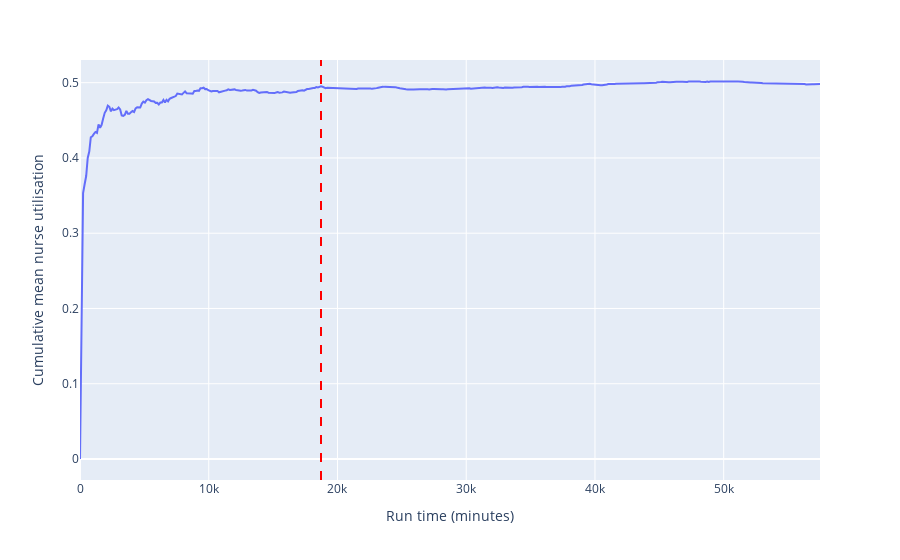
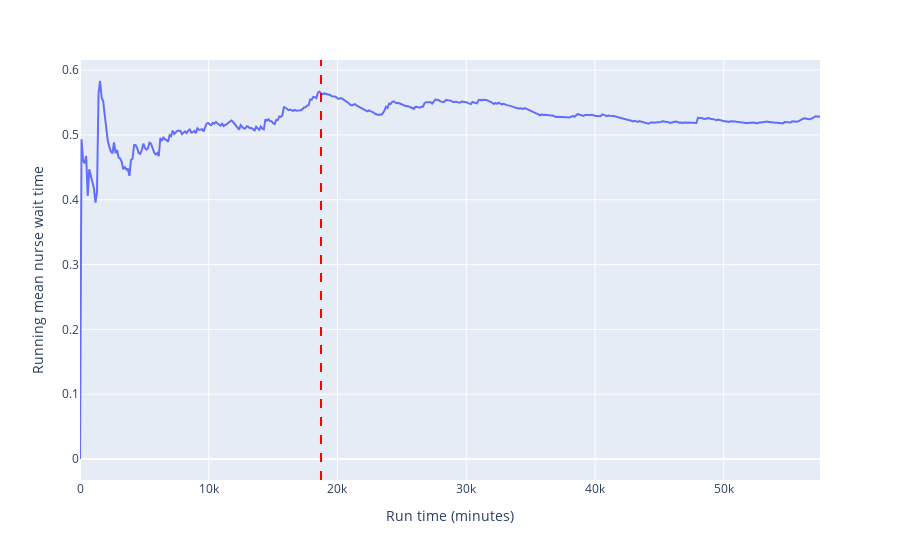

Notebook code for these charts, in order:
### Markdown cell above
However, it is important to look far ahead - so we run it for more days, and find actually a later warm-up is more appropriate.

### Code cell
time_series_inspection(data_collection_period=1440*40, warm_up=1440*13)

### Figure 1 — Plotly figure (JSON) as saved in the notebook; plotly's stock layout.template omitted (floating-point values rounded to 4 significant figures; data arrays with more than 128 entries replaced by an {"elided": "..."} marker saying what was removed)
{"data": [{"hovertemplate": "variable=0<br>simulation_time=%{x}<br>value=%{y}<extra></extra>", "legendgroup": "0", "line": {"color": "#636efa", "dash": "solid"}, "marker": {"symbol": "circle"}, "mode": "lines", "name": "0", "orientation": "v", "showlegend": true, "type": "scatter", "x": {"elided": "480 int values"}, "xaxis": "x", "y": {"elided": "480 float values"}, "yaxis": "y"}], "layout": {"legend": {"title": {"text": "variable"}, "tracegroupgap": 0}, "margin": {"t": 60}, "shapes": [{"line": {"color": "red", "dash": "dash"}, "type": "line", "x0": 18720, "x1": 18720, "xref": "x", "y0": 0, "y1": 1, "yref": "y domain"}], "showlegend": false, "xaxis": {"anchor": "y", "domain": [0, 1], "title": {"text": "Run time (minutes)"}}, "yaxis": {"anchor": "x", "domain": [0, 1], "title": {"text": "Cumulative mean nurse utilisation"}}}}

### Figure 2 — Plotly figure (JSON) as saved in the notebook; plotly's stock layout.template omitted (floating-point values rounded to 4 significant figures; data arrays with more than 128 entries replaced by an {"elided": "..."} marker saying what was removed)
{"data": [{"hovertemplate": "variable=0<br>simulation_time=%{x}<br>value=%{y}<extra></extra>", "legendgroup": "0", "line": {"color": "#636efa", "dash": "solid"}, "marker": {"symbol": "circle"}, "mode": "lines", "name": "0", "orientation": "v", "showlegend": true, "type": "scatter", "x": {"elided": "480 int values"}, "xaxis": "x", "y": {"elided": "480 float values"}, "yaxis": "y"}], "layout": {"legend": {"title": {"text": "variable"}, "tracegroupgap": 0}, "margin": {"t": 60}, "shapes": [{"line": {"color": "red", "dash": "dash"}, "type": "line", "x0": 18720, "x1": 18720, "xref": "x", "y0": 0, "y1": 1, "yref": "y domain"}], "showlegend": false, "xaxis": {"anchor": "y", "domain": [0, 1], "title": {"text": "Run time (minutes)"}}, "yaxis": {"anchor": "x", "domain": [0, 1], "title": {"text": "Running mean nurse wait time"}}}}
